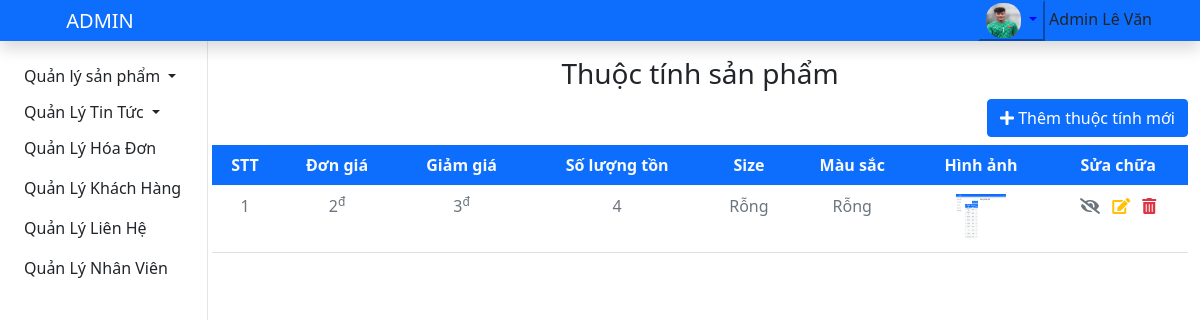
The page /admin/index.php?action=sanpham&act=thuoctinh_sp&masp=115 (signed in) on the database its author committed.
### tables this page shows
CREATE TABLE `thuoctinh_sp` (
  `matt` int(11) NOT NULL COMMENT 'mã thuộc tính của sản phẩm',
  `masp` int(11) NOT NULL COMMENT 'mã sản phẩm',
  `mamau` int(11) NOT NULL COMMENT 'mã màu',
  `masize` int(11) NOT NULL COMMENT 'mã size',
  `dongia` float NOT NULL COMMENT 'đơn giá của sản phẩm',
  `giamgia` float NOT NULL COMMENT 'cột giảm giá của sản phẩm',
  `soluongton` int(11) NOT NULL COMMENT 'số lượng tồn của sản phẩm',
  `hinh` text NOT NULL COMMENT 'hình ảnh của sản phẩm',
  `status` tinyint(1) NOT NULL COMMENT 'trạng thái của thuộc tính'
);

### admin/models/connect.php (called while the page is built, shortened)
<?php
    class connect{
        private $db;
        public function __construct(){
            $dsn='mysql:host=localhost;dbname=shopgiay';
            $user='root';
            $pass='';
            try{
                $this->db=new PDO($dsn,$user,$pass,array(PDO::MYSQL_ATTR_INIT_COMMAND=>'SET NAMES utf8'));
            }catch(PDOException $e){
                die($e->getMessage());
            }
        }
        public function getIntance($select){
            $results=$this->db->query($select);
            $result=$results->fetch();
            return $result;
        }
        public function getList($select){
            $results=$this->db->query($select);
            return $results;
        }
    }
?>

### admin/models/admin.php (called while the page is built, shortened)
<?php
class Admin
{
    function get_one_statusAcc($id)
    {
        $db=new connect();
        $select="SELECT * FROM `admin` where id=$id";
        $result=$db->getIntance($select);
        return $result;
    }
}
?>

### admin/models/sanpham.php (called while the page is built, shortened)
<?php
class sanpham
{
    function getListAttrSp($masp){
        $db= new connect();
        $select ="select * from thuoctinh_sp where masp=$masp";
        $result=$db->getList($select);
        return $result;
    }
}

### admin/views/thuoctinh_sp.php (the view, shortened to what this page needs)
<?php
if(isset($id))
{
    $staAcc= new Admin();
    $results=$staAcc->get_one_statusAcc($id);
}
if($results['statusAcc']!=0):
?>
<div class="row">
    <div class="text-center mt-3">
        <h3>Thuộc tính sản phẩm</h3>
    </div>
    <div class="col-md-12">
        <div>
            <div class=" mb-2">
                <div>
                    <div class="text-end">
                        <button type="button" class="btn btn-primary" data-bs-toggle="modal" data-bs-target="#exampleModal">
                            <a></a><i class="fas fa-plus "></i> Thêm thuộc tính mới
                        </button>
                    </div>
                </div>
            </div>
            <div class="table-responsive" id="thuoctinh_table">
                <table class="table table-hover">
                    <thead class="text-center bg bg-primary text-light" role="rowgroup">
                        <tr>
                            <th>STT</th>
                            <th><a href="#" class="column_sort_attr text-light" id="dongia" data-sort="desc" data-masp="<?php echo $_GET['masp']?>">Đơn giá</a></th>
                            <th><a href="#" class="column_sort_attr text-light" id="giamgia" data-sort="desc" data-masp="<?php echo  $_GET['masp']?>">Giảm giá</a></th>
                            <th><a href="#" class="column_sort_attr text-light" id="soluongton" data-sort="desc" data-masp="<?php echo $_GET['masp']?>">Số lượng tồn</a></th>
                            <th><a href="#" class="column_sort_attr text-light" id="masize" data-sort="desc" data-masp="<?php echo $_GET['masp']?>">Size</a></th>
                            <th><a href="#" class="column_sort_attr text-light" id="mamau" data-sort="desc" data-masp="<?php echo $_GET['masp']?>">Màu sắc</a></th>
                            <th>Hình ảnh</th>
                            <th>Sửa chữa</th>
                        </tr>
                    </thead>
                    <tbody class="text-center text-secondary">
                        <?php
                        $sp = new sanpham();
                        if (isset($_GET['masp']) && $_GET['masp'] != '') :
                            $masp = $_GET['masp'];
                            $results = $sp->getListAttrSp($masp);
                            $stt = 1;
                            while ($set = $results->fetch()) :
                        ?>
                                <tr>
                                    <td><?php echo $stt++ ?></td>
                                    <td><?php echo number_format($set['dongia']) ?><sup>đ</sup></td>
                                    <td><?php echo number_format($set['giamgia']) ?><sup>đ</sup></td>
                                    <td><?php echo $set['soluongton'] ?> </td>
                                    <td style="text-transform: capitalize;">
                                        <?php
                                        if (!empty($set['masize'])) {
                                            $size = $sp->getSizeSp($set['masize']);
                                            if (isset($size['so_size']) && $size['so_size'] != '') {
                                                echo $size['so_size'];
                                            } else {
                                                echo 'null';
                                            }
                                        } else {
                                            echo 'rỗng';
                                        }
                                        ?>
                                    </td>
                                    <td style="text-transform: capitalize;">
                                        <?php
                                        if (!empty($set['mamau'])) {
                                            $mausac = $sp->getMauSp($set['mamau']);
                                            if (isset($mausac['tenmau']) && $mausac['tenmau' != '']) {
                                                echo $mausac['tenmau'];
                                            } else {
                                                echo 'null';
                                            }
                                        } else {
                                            echo 'rỗng';
                                        }
                                        ?>
                                    </td>
                                    <td><img src="<?php echo $set['hinh'] ?>" alt="" height=50px width=50px></td>
                                    <td class="text-center">
                                        <?php
                                        if ($set['status'] == 0) {
                                            echo '<span id="status_attr' . $set['matt'] . '"><span class="me-2 status_attr" data-status="0" data-matt="' . $set['matt'] . '" data-masp="'.$set['masp'].'"><i class="fas fa-eye-slash" ></i></span></span>';
                                        } else {
                                            echo '<span id="status_attr' . $set['matt'] . '"><span class="me-2 status_attr" data-status="1" data-matt="' . $set['matt'] . '" data-masp="'.$set['masp'].'"><i class="fas fa-eye" ></i></span></span>';
                                        }
                                        ?>
                                        <a href="index.php?action=sanpham&act=edit_attr&matt=<?php echo $set['matt'] ?>"><i class="fas fa-edit me-2 text-warning"></i></a>
                                        <span onclick="remove('index.php?action=sanpham&act=remove_attr_sp&masp=<?php echo $_GET['masp'] ?>&matt=<?php echo $set['matt'] ?>')"><i class="fas fa-trash-alt text-danger"></i></span>
                                    </td>
                                </tr>
                            <?php endwhile; ?>
                        <?php endif; ?>
                    </tbody>
                </table>
            </div>
        </div>
    </div>
</div>
<?php
else :
    echo  "<script>alert ('Tài khoản đã bị khóa !');</script>";
    echo '<meta http-equiv="refresh" content="0;url=./index.php?action=login&act=logout"/>';
endif;
?>

### admin/assets/css/style.css (style rules this page uses)
:root { --main-color: rgb(5, 61, 163); --main-bg-color: rgba(23, 104, 255, 0.629); --text-button:rgb(255, 255, 255); --bg-color: rgb(255, 255, 255); }
a { text-decoration: none; color: #222; }

### rows shown on the page
thuoctinh_sp: dongia "2", giamgia "3", soluongton "4", masize "Rỗng", mamau "Rỗng", hinh (picture)

### other values the page prints
$_SESSION['hoten_nv'] "Admin Lê Văn"
